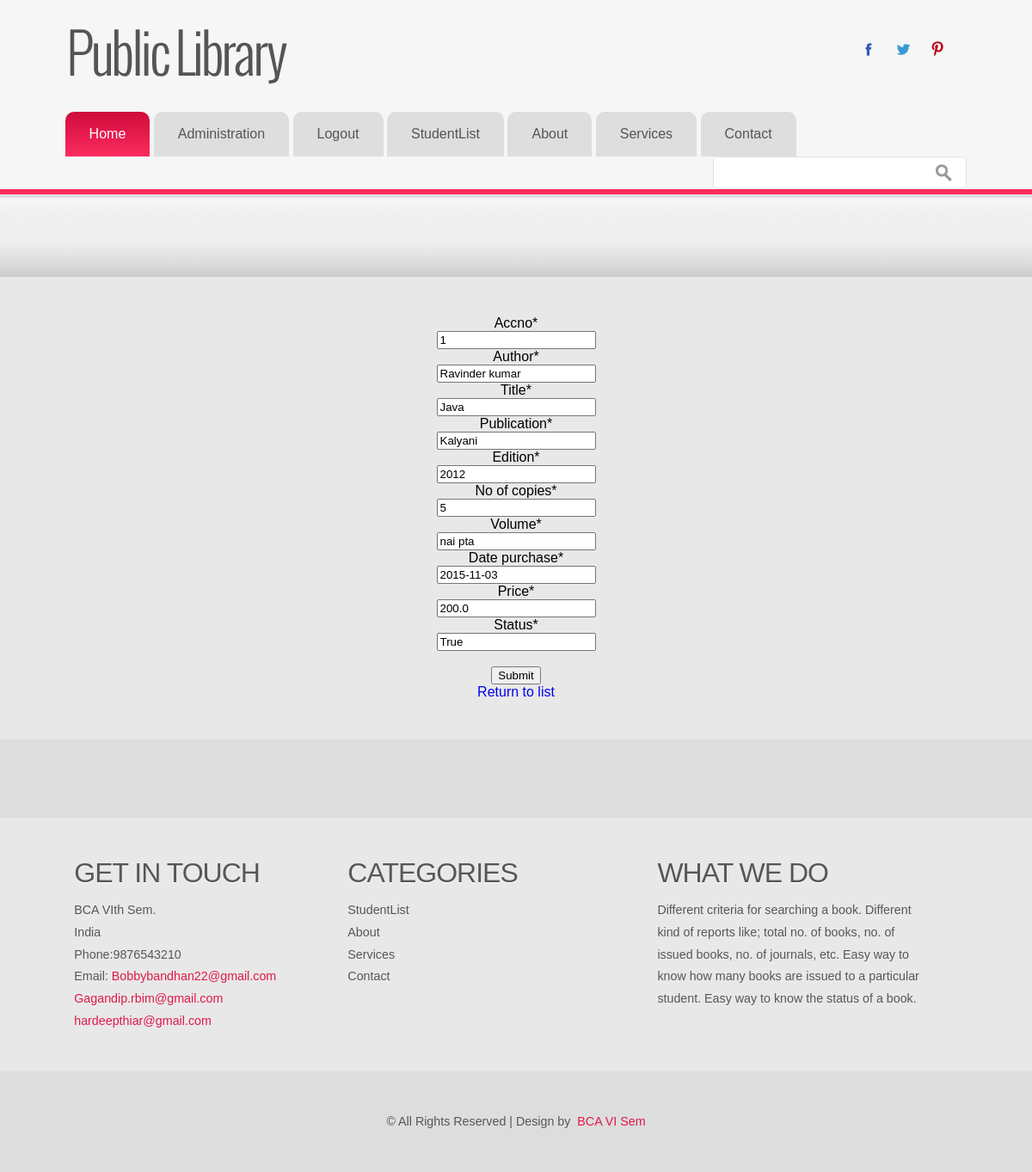
The page /book/update/1/ (signed in) on the database its author committed.
### libsys/models.py (models this page shows, shortened)
class Book(models.Model):
	accno = models.IntegerField(primary_key=True)
	author = models.CharField(max_length=50)
	title = models.CharField(max_length=50)
	publication = models.CharField(max_length=50)
	edition = models.CharField(max_length=50)
	no_of_copies = models.IntegerField()
	volume = models.CharField(max_length=50)
	date_purchase = models.DateField()
	price = models.FloatField()
	status = models.CharField(max_length=50)

### libsys/views.py (the view)
# urls.py: url(r'^book/update/(?P<pk>[0-9]+)/$', views.BookUpdate.as_view(), name='book_update'),
class  BookUpdate(LoginRequiredMixin, UpdateView):
	model=Book
	template_name = "libsys/book_form.html"
	fields=['accno', 'author', 'title', 'publication', 'edition', 'no_of_copies', 'volume', 'date_purchase', 'price', 'status']

### libsys/templates/libsys/book_form.html (shortened to what this page needs)
{% extends 'libsys/LLLL.html' %}
{% load crispy_forms_tags %}
{% block content %}
	<form method="Post"><center>
	{% crispy form %}<br>
	<button type="submit">Submit</button>
	</form>
	<div class="row">
		<div class="col-md-3"><a href="{% url 'books' %}">Return to list</a>
		</div>
	</div></center>
{% endblock %}

### libsys/static/libsys/css/style.css (style rules this page uses)
html,body,div,span,applet,object,iframe,h1,h2,h3,h4,h5,h6,p,blockquote,pre,a,abbr,acronym,address,big,cite,code,del,dfn,em,img,ins,kbd,q,s,samp,small,strike,strong,sub,sup,tt,var,b,u,i,dl,dt,dd,ol,nav ul,nav li,fieldset,form,label,legend,table,caption,tbody,tfoot,thead,tr,th,td,article,aside,canvas,details,embed,figure,figcaption,footer,header,hgroup,menu,nav,output,ruby,section,summary,time,mark,audio,video { margin:0;padding:0;border:0;font-size:100%;font:inherit;vertical-align:baseline; }
a { text-decoration:none; }
body { background-color: #f6f6f6; font-family: Arial, Geneva,Helvetica, sans-serif; font-size: 100%; }

### rows shown on the page
Book: accno "1", author "Ravinder kumar", title "Java", publication "Kalyani", edition "2012", no_of_copies "5", volume "nai pta", date_purchase "2015-11-03", price "200.0", status "True"
